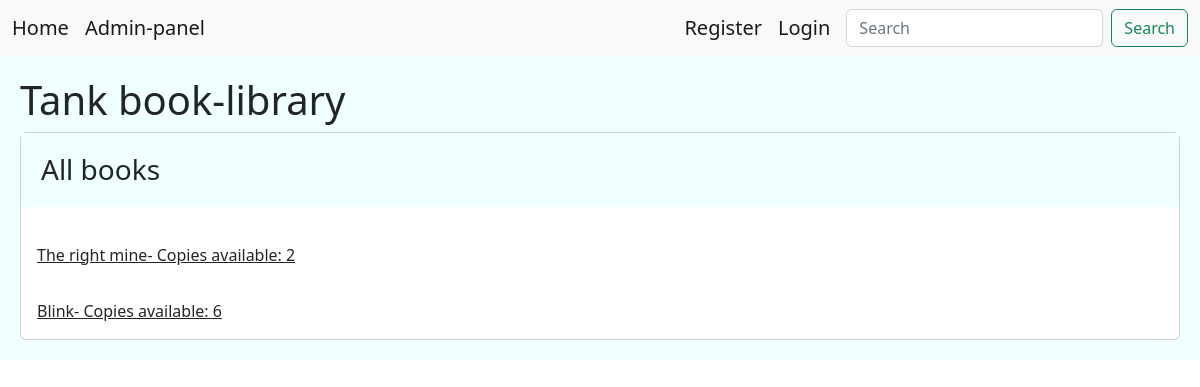
/, run on an earlier commit of the app's database.
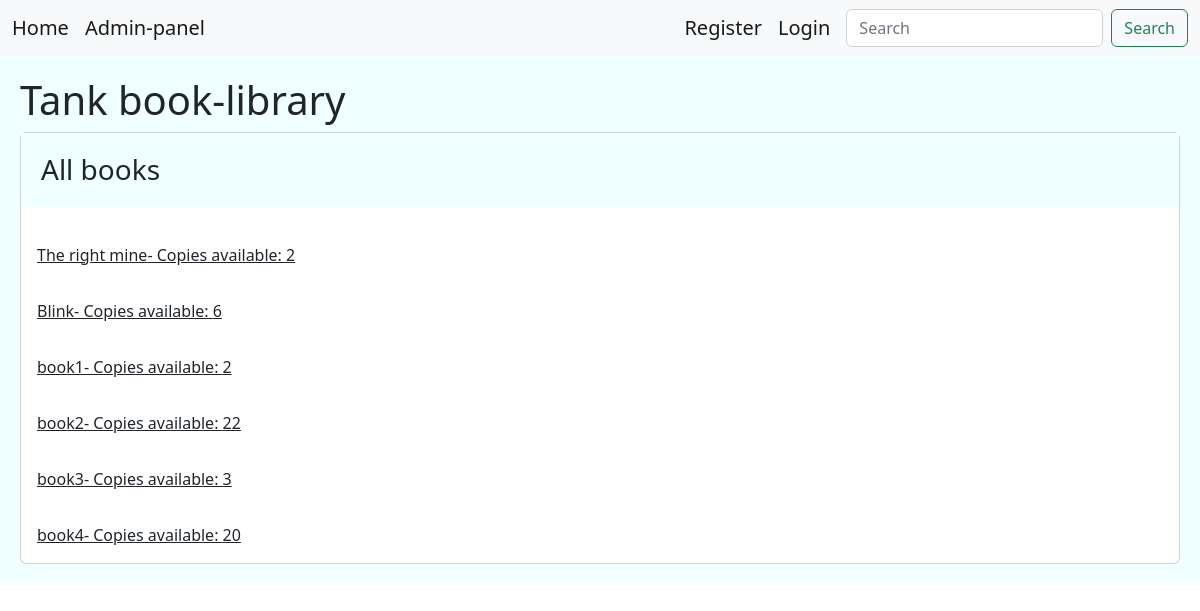
And on a later commit of the database.
### library/models.py (models this page shows, shortened)
class Books(models.Model):
    title = models.CharField(max_length=100)
    description = models.TextField(null=True)
    price = models.DecimalField(max_digits=6 , decimal_places=2, default=0.00)
    shabak = models.CharField(max_length=150,null=True)
    copies_available = models.PositiveIntegerField(default=4)
    genre = models.ForeignKey('Genre', on_delete=models.SET_NULL, null=True)
    author = models.ForeignKey('Author', on_delete=models.SET_NULL, null=True)

### library/views.py (the view)
# urls.py: path('',views.HomePage.as_view(), name='home'),
class HomePage(View):
    def get(self,request):
        books = Books.objects.all()
        return render(request,'main.html',{'books':books})

### templates/main.html (shortened to what this page needs)
<!DOCTYPE html>
<html lang="en">
<head>
    <link href="https://cdn.jsdelivr.net/npm/bootstrap@5.2.0-beta1/dist/css/bootstrap.min.css" rel="stylesheet">
</head>
<body>
{% include 'include/navbar.html' %}
<div class="jumbotron">
    {% block content %} <H1> Tank book-library </H1>
    <div class="card">
        <h3 class="card-title jumbotron">All books</h3>
        {% for i in books %}
        <a class="card-body" href="{% url 'library:borrow' i.id  %}" >{{i.title}}- Copies available: {{i.copies_available}}</a>
        {% endfor %}
        {% endblock %}
</div>
</body>
</html>

### templates/include/navbar.html (shortened to what this page needs)
<nav class="navbar navbar-expand-lg bg-light">
    <div class="container-fluid">
      <a class="navbar-brand" href=" {% url 'library:home' %} ">Home</a>
      <div class="collapse navbar-collapse" id="navbarSupportedContent">
        <ul class="navbar-nav me-auto mb-2 mb-lg-0">
          <li class="nav-item">
            <a class="navbar-brand" aria-current="page" href="http://127.0.0.1:8000/admin">Admin-panel</a>
          </li>
        </ul>
        {% if not request.user.is_authenticated %}
            <a class="navbar-brand" href=" {% url 'account:user_register' %} ">Register</a>
            <a class="navbar-brand" href=" {% url 'account:User_Login' %} ">Login</a>
      {% endif %}
      <form class="d-flex" role="search" method="GET" action="{% url 'library:search' %}">
        <input class="form-control me-2" type="search" placeholder="Search" aria-label="Search" name="search_input">
        <button class="btn btn-outline-success" type="submit">Search</button>
      </form>
      </div>
    </div>
  </nav>

### templates/main.html (style rules this page uses)
.jumbotron { padding: 20px; margin-bottom: 20px; background-color: azure; }

What changed in the data, as far as the page shows it:
added Books: title "book1", copies_available "2"
added Books: title "book2", copies_available "22"
added Books: title "book3", copies_available "3"
added Books: title "book4", copies_available "20"
